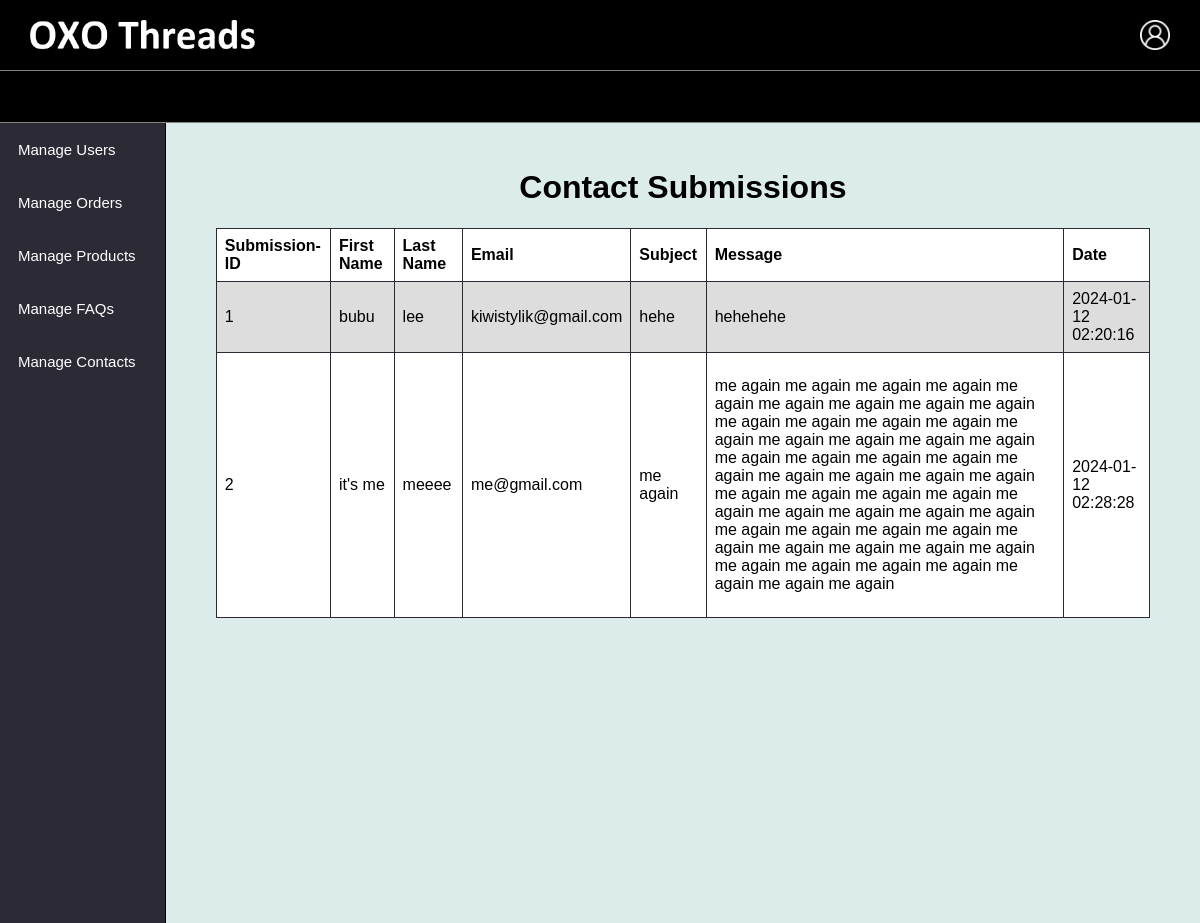
The page /admin-contactsubmissions.php (signed in) on the database its author committed.
### tables this page shows
CREATE TABLE IF NOT EXISTS `contact_submissions` (
  `submission_id` int NOT NULL AUTO_INCREMENT,
  `first_name` varchar(50) NOT NULL,
  `last_name` varchar(50) NOT NULL,
  `email` varchar(100) NOT NULL,
  `subject` varchar(255) NOT NULL,
  `message` text NOT NULL,
  `submission_date` timestamp NULL DEFAULT CURRENT_TIMESTAMP,
  PRIMARY KEY (`submission_id`)
);

### admin-contactsubmissions.php (the view, shortened to what this page needs)
<!DOCTYPE html>
<html>
<head>
  <link rel="stylesheet" href="css/userStyles.css">
  <link rel="stylesheet" href="css/style.css">
  <link rel="stylesheet" href="https://cdnjs.cloudflare.com/ajax/libs/font-awesome/4.7.0/css/font-awesome.min.css">
</head>
<body>
<?php include 'adminnavbar.php';?>
<div class="admincontainer-main">
    <div class="admin-nav-column">
        <div class="admin-navtab">
            <button class="nav-tab">Manage Users</button>
        </div>
        <div class="admin-navtab">
            <button class="nav-tab">Manage Orders</button>
        </div>
        <div class="admin-navtab">
            <button class="nav-tab">Manage Products</button>
        </div>
        <div class="admin-navtab">
            <button class="nav-tab">Manage FAQs</button>
        </div>
        <div class="admin-navtab">
            <button class="nav-tab">Manage Contacts</button>
        </div>
    </div>
    <div class="admin-contentcolumn existingUserColumn">
        <h1>Contact Submissions</h1>
        <table class="existingusers">
            <tr>
                <th>Submission-ID</th>
                <th>First Name</th>
                <th>Last Name</th>
                <th>Email</th>
                <th>Subject</th>
                <th>Message</th>
                <th>Date</th>
            </tr>
            <?php
                $connection = mysqli_connect("localhost", "root", "", "oxothreads", "3306");
                $sql = "SELECT * FROM `contact_submissions`";
                $result = mysqli_query($connection, $sql);
                if(mysqli_num_rows($result) > 0)
                {
                    while($row = mysqli_fetch_assoc($result))
                    {
            ?>
            <tr>
                <td><?php echo $row['submission_id'] ?></td>
                <td><?php echo $row['first_name'] ?></td>
                <td><?php echo $row['last_name'] ?></td>
                <td><?php echo $row['email'] ?></td>
                <td><?php echo $row['subject'] ?></td>
                <td>
                    <p><?php echo $row['message'] ?></p>
                </td>
                <td><?php echo $row['submission_date'] ?></td>
            </tr>
            <?php
                    }
                }
            ?>
        </table>
    </div>
</div>
</body>
</html>

### css/userStyles.css (style rules this page uses)
body { width: 100%; margin: 0px 0px; font-family: Helvetica, Arial, sans-serif; }
.admincontainer-main { width: 100%; display: flex; flex-direction: row; }
.admin-nav-column { width: 15%; display: flex; flex-direction: column; background-color: #2C2A35; border-right: 1px #000 solid; }
.admin-navtab { width: 100%; }
.admin-contentcolumn { width: 85%; display: flex; }
.nav-tab { background-color: #2C2A35; color: #fff; cursor: pointer; padding: 18px; width: 100%; border: none; text-align: left; outline: none; font-size: 15px; transition: 0.4s; }
.nav-tab { background-color: #2C2A35; color: #fff; cursor: pointer; width: 100%; border: none; text-align: left; outline: none; font-size: 15px; text-decoration: none; }
.existingUserColumn { display: flex; align-items: center; flex-direction: column; padding: 25px 50px; scroll-behavior:smooth; overflow: scroll; -ms-overflow-style: none; scrollbar-width: none; height: 750px; background-color: #DBECEA; }
.existingusers { font-family: arial, sans-serif; border-collapse: collapse; width: 100%; overflow: scroll; -ms-overflow-style: none; scrollbar-width: none; background-color: #fff; }
.existingusers tr { height: 50px; }
.existingusers td, th { border: #2C2A35 1px solid; text-align: left; padding: 8px; }
.existingusers tr:nth-child(even) { background-color: #dddddd; }

### css/style.css (style rules this page uses)
body { width: 100%; margin: 0px 0px; font-family: Helvetica, Arial, sans-serif; }

### rows shown on the page
contact_submissions: submission_id "1", first_name "bubu", last_name "lee", email "kiwistylik@gmail.com", subject "hehe", message "hehehehe", submission_date "2024-01-12 02:20:16"
contact_submissions: submission_id "2", first_name "it's me", last_name "meeee", email "me@gmail.com", subject "me again", message "me again me again me again me again me again me again me again me again me again me again me again me again me again me again me again me again me again me again me again me again me again me again me again me again me again me again me again me again me again me again me again me again me again me again me again me again me again me again me again me again me again me again me again me again me again me again me again me again me again me again me again me again", submission_date "2024-01-12 02:28:28"
